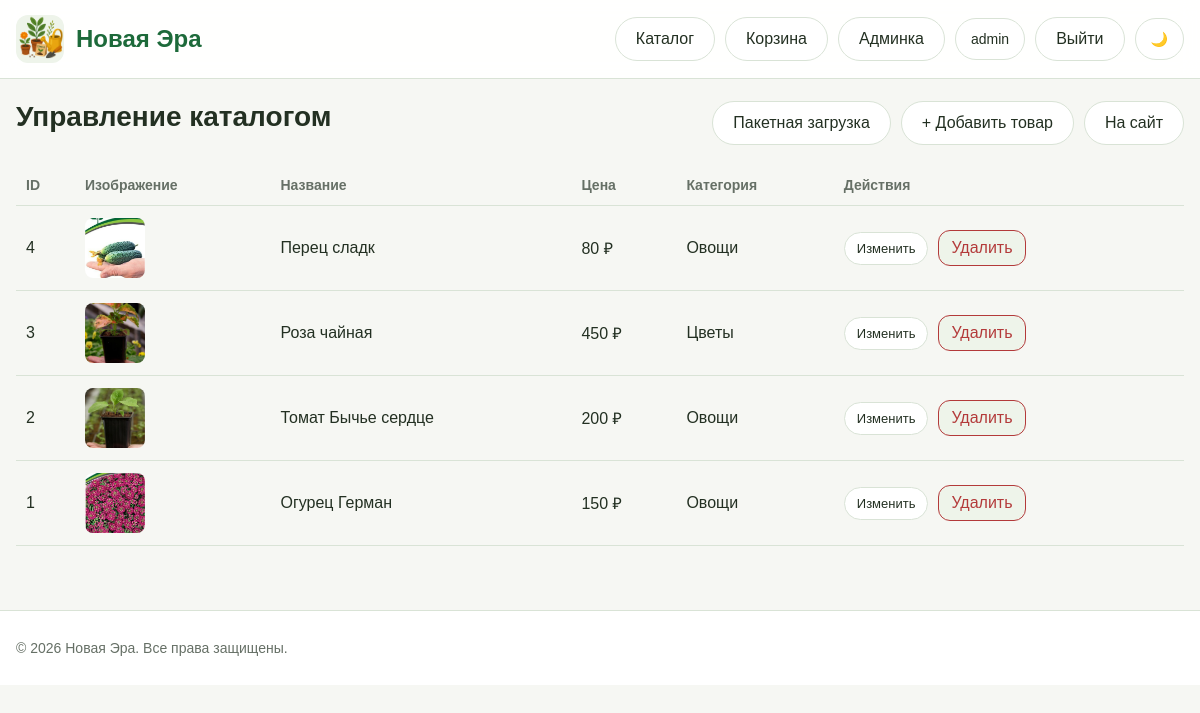
The page /admin (signed in) on the database its author committed.
### models.py (models this page shows, shortened)
class User(UserMixin, db.Model):
    __tablename__ = "users"
    id = db.Column(db.Integer, primary_key=True)
    username = db.Column(db.String(80), unique=True, nullable=False, index=True)
    email = db.Column(db.String(120), unique=True, nullable=False, index=True)
    password_hash = db.Column(db.String(255), nullable=False)
    is_admin = db.Column(db.Boolean, default=False, nullable=False)
    created_at = db.Column(db.DateTime, default=datetime.utcnow, nullable=False)
    surname = db.Column(db.String(80), nullable=True)
    name = db.Column(db.String(80), nullable=True)
    patronymic = db.Column(db.String(80), nullable=True)
    favorite_products = db.relationship(
        'Product',
        secondary=favorites,
        backref=db.backref('favorited_by', lazy='dynamic'),
        lazy='dynamic')

class Product(db.Model):
    __tablename__ = "products"
    id = db.Column(db.Integer, primary_key=True)
    name = db.Column(db.String(200), nullable=False, index=True)
    description = db.Column(db.Text, nullable=False)
    price = db.Column(db.Float, nullable=False)
    image_url = db.Column(db.String(255), nullable=True)
    category_id = db.Column(db.Integer, db.ForeignKey("categories.id"), nullable=False)
    created_at = db.Column(db.DateTime, default=datetime.utcnow, nullable=False)
    category = db.relationship("Category", back_populates="products", lazy="selectin")
    extra_images = db.relationship('ProductImage',
                                   backref='product',
                                   lazy='dynamic',
                                   cascade='all, delete-orphan',
                                   order_by='ProductImage.order')

class Category(db.Model):
    __tablename__ = "categories"
    id = db.Column(db.Integer, primary_key=True)
    slug = db.Column(db.String(64), unique=True, nullable=False, index=True)
    name = db.Column(db.String(100), unique=True, nullable=False)
    products = db.relationship("Product", back_populates="category", cascade="all, delete-orphan", lazy="selectin")

### routes.py (the view)
@bp.route("/admin")
@login_required
def admin():
    _admin_only()
    return render_template("admin.html", products=Product.query.order_by(Product.id.desc()).all())

### routes.py (called while the page is built)
@login_manager.user_loader
def load_user(user_id: str):
    try:
        return db.session.get(User, int(user_id))
    except:
        return None

def _admin_only():
    if not current_user.is_authenticated or not current_user.is_admin:
        abort(403)

### templates/admin.html (shortened to what this page needs)
{% extends "base.html" %}
{% block content %}
<div class="admin-head">
    <h1>Управление каталогом</h1>
    <div class="admin-actions">
        <a href="{{ url_for('main.bulk_upload') }}" class="top-link">Пакетная загрузка</a>
        <a href="{{ url_for('main.add_product') }}" class="top-link">+ Добавить товар</a>
        <a href="{{ url_for('main.index') }}" class="top-link">На сайт</a>
    </div>
</div>
<div class="table-wrap">
    <table class="admin-table">
        <thead>
            <tr>
                <th>ID</th>
                <th>Изображение</th>
                <th>Название</th>
                <th>Цена</th>
                <th>Категория</th>
                <th>Действия</th>
            </tr>
        </thead>
        <tbody>
            {% for p in products %}
            <tr>
                <td data-label="ID">{{ p.id }}</td>
                <td data-label="Изображение">
                    {% if p.image_url %}
                    <img src="{{ p.image_url }}" style="width:60px;height:60px;object-fit:cover;border-radius:8px;">
                    {% endif %}
                </td>
                <td data-label="Название">{{ p.name }}</td>
                <td data-label="Цена">{{ "%.0f"|format(p.price) }} ₽</td>
                <td data-label="Категория">{{ p.category.name }}</td>
                <td data-label="Действия">
                    <div class="row-actions">
                        <a href="{{ url_for('main.edit_product', product_id=p.id) }}" class="top-link" style="padding:8px 12px;font-size:13px;">Изменить</a>
                        <form method="POST" action="{{ url_for('main.delete_product', product_id=p.id) }}" style="display:inline;" onsubmit="return confirm('Удалить товар?');">
                            <button type="submit" class="delete-mini">Удалить</button>
                        </form>
                    </div>
                </td>
            </tr>
            {% else %}
            <tr>
                <td colspan="6" class="empty-row">Товаров пока нет</td>
            </tr>
            {% endfor %}
        </tbody>
    </table>
</div>
{% endblock %}

### templates/base.html (shortened to what this page needs)
<!DOCTYPE html>
<html lang="ru">
<head>
    <link rel="stylesheet" href="{{ url_for('static', filename='css/style.css') }}">
</head>
<body>
<header class="header">
    <div class="container header-inner">
        <div class="logo">
            <a href="{{ url_for('main.index') }}" style="display:flex;align-items:center;gap:12px;">
                <img src="{{ url_for('static', filename='images/icon.png') }}" alt="Logo" style="width:48px;height:48px;border-radius:12px;">
                <div class="logo-text">
                    <div class="title" style="color:var(--brand);">{{ brand_name }}</div>
                </div>
            </a>
        </div>
        <nav class="top-nav">
            <a href="{{ url_for('main.index') }}" class="top-link">Каталог</a>
            <a href="{{ url_for('main.basket') }}" class="top-link">Корзина</a>
            {% if current_user.is_authenticated %}
                {% if current_user.is_admin %}
                    <a href="{{ url_for('main.admin') }}" class="top-link">Админка</a>
                {% endif %}
                <a href="{{ url_for('main.profile') }}" class="profile-btn">{{ current_user.username }}</a>
                <a href="{{ url_for('main.logout') }}" class="top-link">Выйти</a>
            {% else %}
                <a href="{{ url_for('main.login') }}" class="top-link">Войти</a>
            {% endif %}
            <button id="themeToggle" class="theme-toggle" type="button">🌙</button>
        </nav>
    </div>
</header>
<main class="main-content container">
    {% block content %}{% endblock %}
</main>
<footer class="footer">
    <div class="container footer-inner">
        <p>© 2026 {{ brand_name }}. Все права защищены.</p>
    </div>
</footer>
</body>
</html>

### static/css/style.css (style rules this page uses)
:root { --bg: #f6f7f3; --surface: #ffffff; --surface-soft: #eef4ea; --text: #233022; --muted: #667066; --brand: #1d6a3a; --brand-dark: #14552d; --border: #d9e3d6; --shadow: 0 12px 30px rgba(16, 48, 26, 0.08); --error: #b33a3a; --warning: #b46f0b; --success: #2a7d46; }
*, *::before, *::after { box-sizing: border-box; }
html { scroll-behavior: smooth; }
body { margin: 0; font-family: Arial, Helvetica, sans-serif; background: var(--bg); color: var(--text); }
a { color: inherit; text-decoration: none; }
img { max-width: 100%; display: block; }
button, input, select, textarea { font: inherit; }
.container { width: min(1180px, calc(100% - 32px)); margin: 0 auto; }
.main-content { padding: 22px 0 40px; }
.header { position: sticky; top: 0; z-index: 20; background: color-mix(in srgb, var(--surface) 92%, transparent); backdrop-filter: blur(10px); border-bottom: 1px solid var(--border); }
.header-inner { min-height: 78px; display: flex; align-items: center; justify-content: space-between; gap: 20px; }
.logo { display: flex; align-items: center; gap: 12px; min-width: 0; }
.logo img { width: 52px; height: 52px; border-radius: 16px; object-fit: cover; background: var(--surface-soft); }
.logo-text { min-width: 0; }
.title { font-size: 24px; font-weight: 800; line-height: 1.1; }
.top-nav { display: flex; align-items: center; gap: 10px; flex-wrap: wrap; justify-content: flex-end; }
.top-link { background: var(--surface); color: var(--text); border: 1px solid var(--border); padding: 12px 20px; border-radius: 999px; text-decoration: none; display: inline-flex; align-items: center; font-weight: 500; transition: all 0.2s ease; }
.footer { border-top: 1px solid var(--border); background: var(--surface); margin-top: 24px; }
.footer-inner { min-height: 74px; display: flex; align-items: center; color: var(--muted); font-size: 14px; }
.admin-head { display: flex; align-items: flex-start; justify-content: space-between; gap: 16px; flex-wrap: wrap; margin-bottom: 20px; }
.admin-head h1 { margin: 0; font-size: 28px; }
.admin-actions { display: flex; gap: 10px; flex-wrap: wrap; justify-content: flex-end; }
.table-wrap { overflow-x: auto; margin-top: 18px; }
.admin-table { width: 100%; border-collapse: collapse; }
.admin-table th, .admin-table td { padding: 12px 10px; text-align: left; border-bottom: 1px solid var(--border); vertical-align: middle; }
.admin-table th { font-size: 14px; color: var(--muted); white-space: nowrap; }
.row-actions { display: flex; gap: 10px; flex-wrap: wrap; align-items: center; }
.delete-mini { background: var(--surface-soft); border: 1px solid var(--error); color: var(--error); padding: 8px 12px; border-radius: 12px; cursor: pointer; }
.theme-toggle, .profile-btn { border: 1px solid var(--border); background: var(--surface); color: var(--text); border-radius: 999px; padding: 11px 15px; min-height: 42px; display: inline-flex; align-items: center; justify-content: center; cursor: pointer; font-size: 14px; transition: all 0.2s ease; }

### rows shown on the page
User: username "admin"
Product: id "4", image_url (picture), name "Перец сладк", price "80", category.name "Овощи"
Product: id "3", image_url (picture), name "Роза чайная", price "450", category.name "Цветы"
Product: id "2", image_url (picture), name "Томат Бычье сердце", price "200", category.name "Овощи"
Product: id "1", image_url (picture), name "Огурец Герман", price "150", category.name "Овощи"

### other values the page prints
{{ brand_name }} "Новая Эра"
